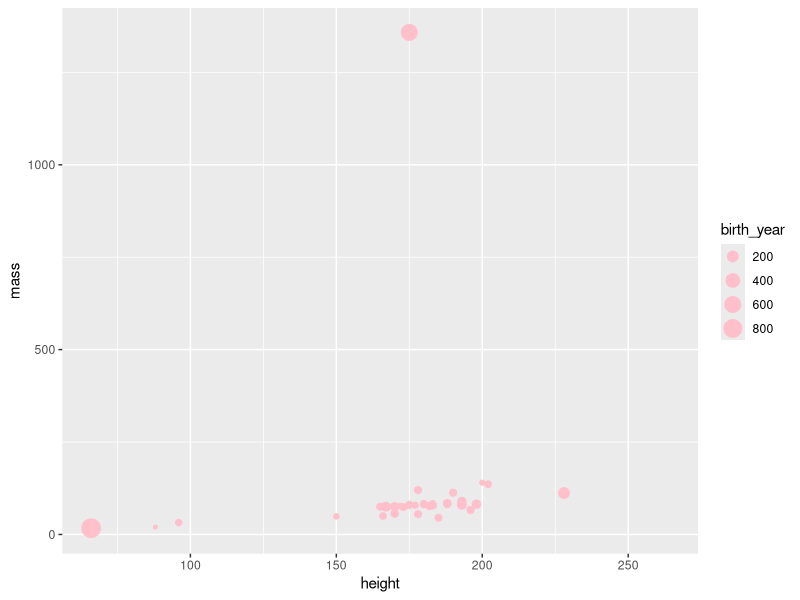
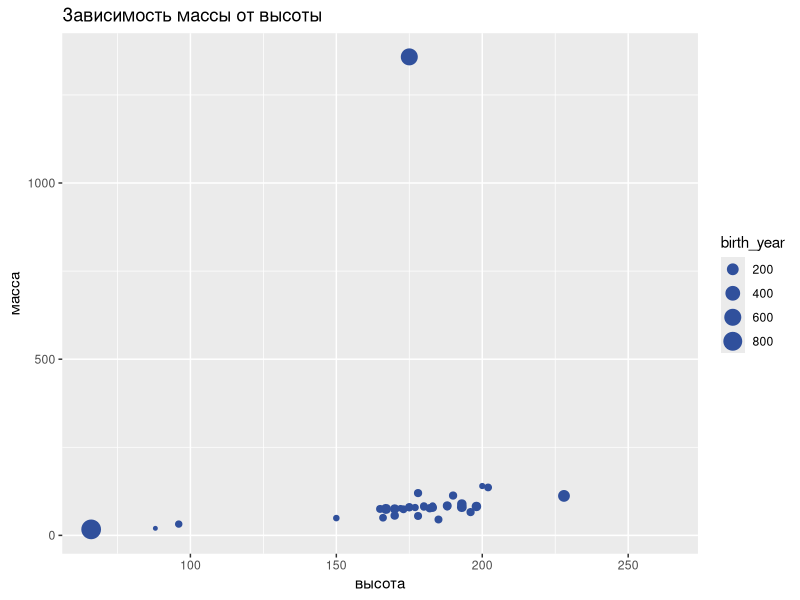
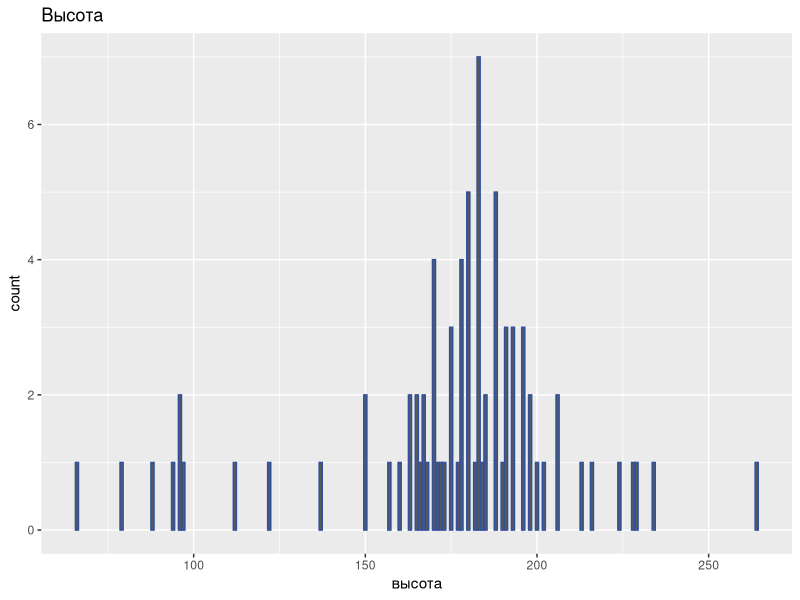
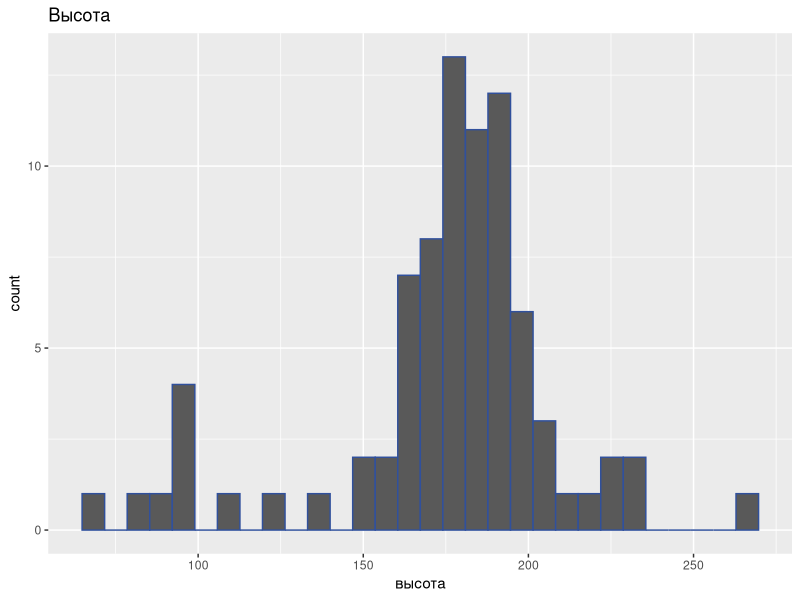
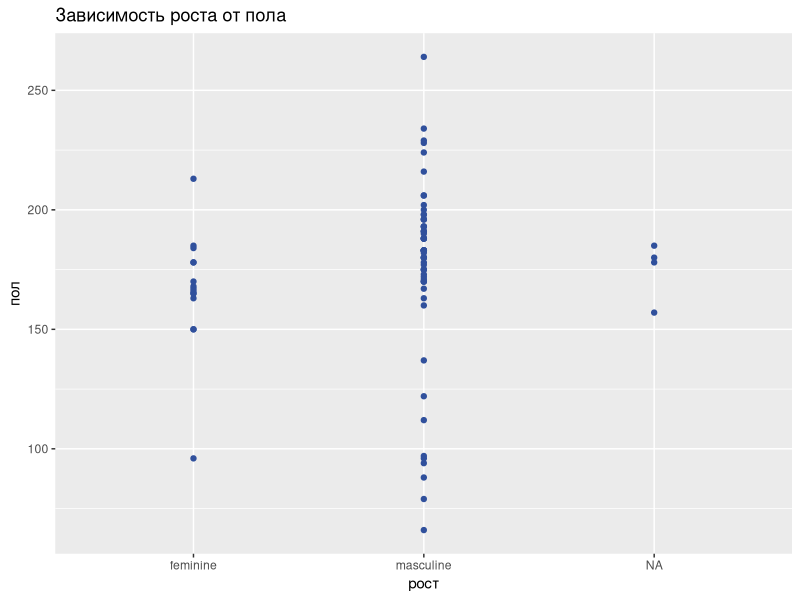
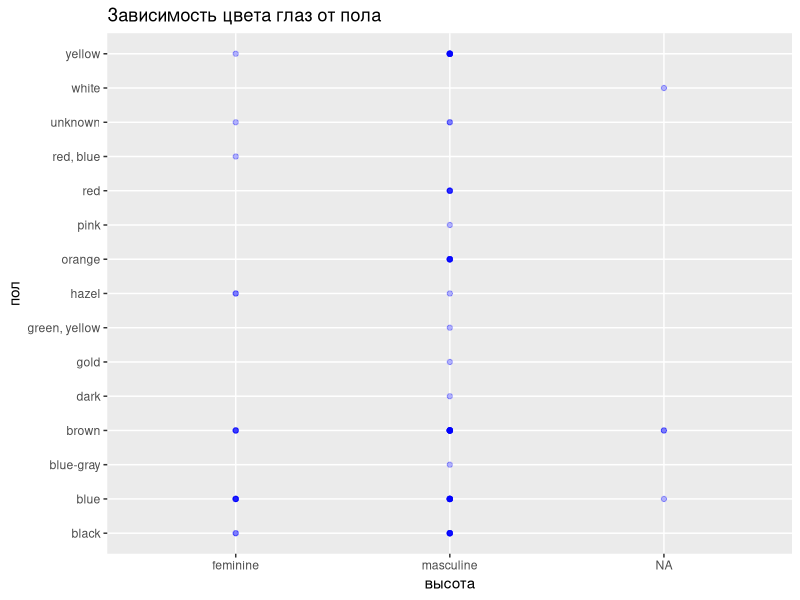
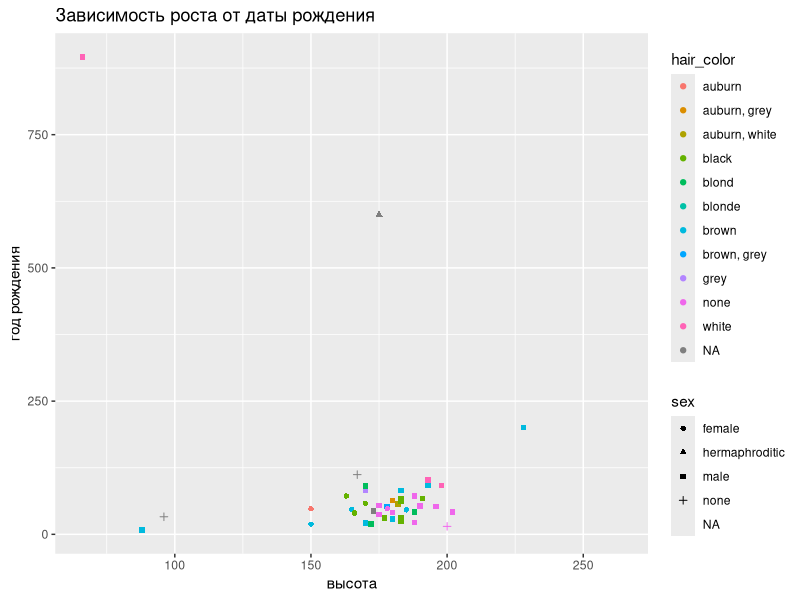

Generate these figures, in order, with R:
## ---- chunk 1

library(tidyverse)
## ---- chunk 2
glimpse(starwars)
## ---- chunk 3
ggplot(starwars, 
       aes(x = height, y = mass, color = gender, size = birth_year)) +
  geom_point(color = "pink")
## ---- chunk 4
ggplot(starwars, 
       aes(x = height, y = mass, color = gender, size = birth_year)) +
  geom_point(color = "#30509C") +
  labs(
    title = "Зависимость массы от высоты",
    x = "высота", 
    y = "масса",
    
    )
## ---- chunk 5
ggplot(starwars, 
       aes(x = height, color = gender, size = birth_year)) +
  geom_bar(color = "#30509C") +
  labs(
    title = "Высота",
    x = "высота"
    
    )
## ---- chunk 6
ggplot(starwars, 
       aes(x = height, color = gender, size = birth_year)) +
  geom_histogram(color = "#30509C") +
  labs(
    title = "Высота",
    x = "высота"
    
    )
## ---- chunk 7
ggplot(starwars, 
       aes(x = gender, y = height, color = gender)) +
  geom_point(color = "#30509C") +
  labs(
    title = "Зависимость роста от пола",
    x = "рост", 
    y = "пол",
    
    )

## ---- chunk 8
ggplot(starwars, 
       aes(x = gender, y = eye_color, color = gender)) +
  geom_point(color = "blue", alpha = 0.3) +
  labs(
    title = "Зависимость цвета глаз от пола",
    x = "высота", 
    y = "пол",
    
    )
## ---- chunk 9
ggplot(starwars, 
       aes(x = height, y = birth_year, shape = sex, colour = hair_color)) +
  geom_point() +
  labs(
    title = "Зависимость роста от даты рождения",
    x = "высота", 
    y = "год рождения",
    
    )
